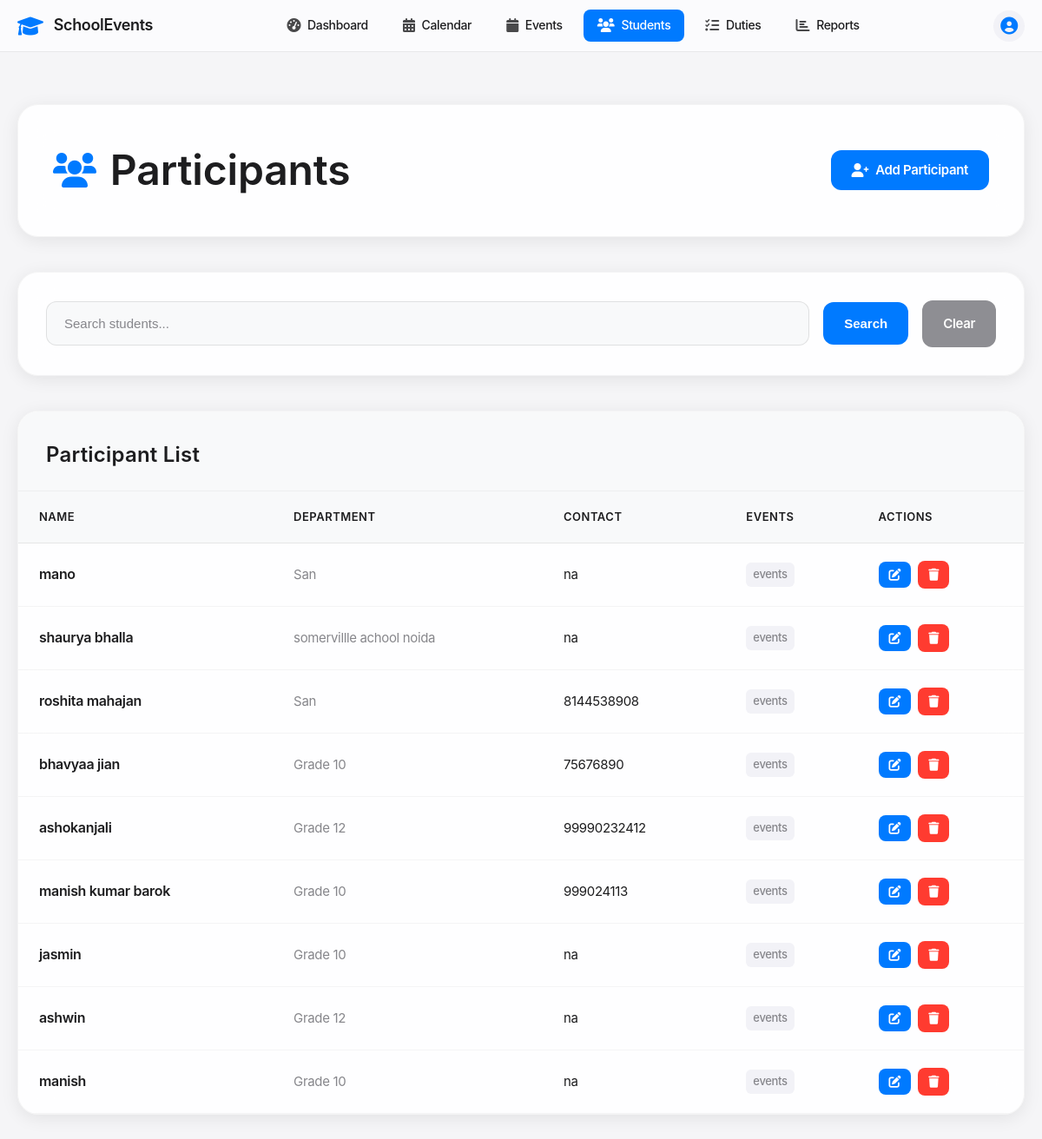
Page /participants on the earlier database version.
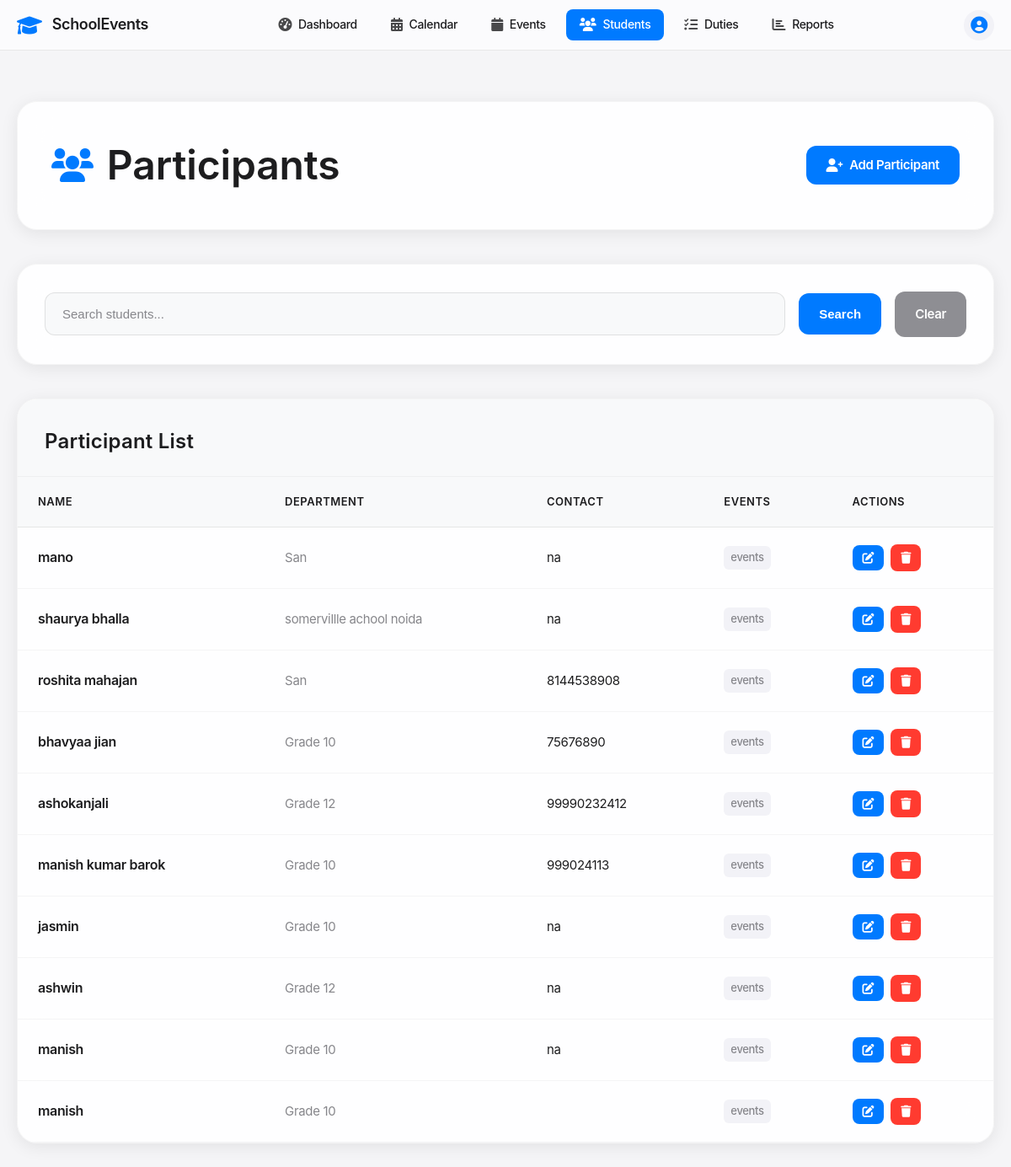
Same page on the later database version.
### tables this page shows
CREATE TABLE participants (
            id INTEGER PRIMARY KEY AUTOINCREMENT,
            name TEXT NOT NULL,
            type TEXT NOT NULL CHECK (type IN ('student', 'teacher')),
            class_dept TEXT NOT NULL,
            contact TEXT,
            emergency_contact TEXT,
            created_at TIMESTAMP DEFAULT CURRENT_TIMESTAMP
        );

### app.py (the view)
@app.route('/participants')
def participants():
    conn = get_db_connection()
    search = request.args.get('search', '')
    query = 'SELECT * FROM participants WHERE type = "student"'
    params = []
    if search:
        query += ' AND (name LIKE ? OR class_dept LIKE ?)'
        params.extend([f'%{search}%', f'%{search}%'])
    participants = conn.execute(query, params).fetchall()
    conn.close()
    return render_template('participants.html', participants=participants, search=search)

### app.py (called while the page is built)
def get_db_connection():
    conn = sqlite3.connect('events.db')
    conn.row_factory = sqlite3.Row
    return conn

### templates/participants.html (shortened to what this page needs)
<!DOCTYPE html>
<html lang="en">
<head>
    <link href="https://cdnjs.cloudflare.com/ajax/libs/font-awesome/6.0.0/css/all.min.css" rel="stylesheet">
</head>
<body>
   <nav class="apple-nav">
        <div class="nav-container">
            <div class="nav-brand">
                <i class="fas fa-graduation-cap"></i>
                <span>SchoolEvents</span>
            </div>
            <div class="nav-menu">
                <a href="{{ url_for('dashboard') }}" class="nav-link ">
                    <i class="fas fa-tachometer-alt"></i>
                    <span>Dashboard</span>
                </a>
                <a href="{{ url_for('calendar_view') }}" class="nav-link">
                    <i class="fas fa-calendar-alt"></i>
                    <span>Calendar</span>
                </a>
                <a href="{{ url_for('events') }}" class="nav-link">
                    <i class="fas fa-calendar"></i>
                    <span>Events</span>
                </a>
                <a href="{{ url_for('participants') }}" class="nav-link active">
                    <i class="fas fa-users"></i>
                    <span>Students</span>
                </a>
                <a href="{{ url_for('duties') }}" class="nav-link">
                    <i class="fas fa-tasks"></i>
                    <span>Duties</span>
                </a>
                <a href="{{ url_for('reports') }}" class="nav-link ">
                    <i class="fas fa-chart-bar"></i>
                    <span>Reports</span>
                </a>
            </div>
            <div class="nav-user">
                <div class="user-avatar">
                    <i class="fas fa-user-circle"></i>
                </div>
            </div>
        </div>
    </nav>
    <div class="main-content">
        <div class="container">
            <div class="page-header fade-in">
                <h1 class="page-title">
                    <i class="fas fa-users"></i>
                    Participants
                </h1>
                <a href="{{ url_for('add_participant') }}" class="action-btn">
                    <i class="fas fa-user-plus"></i>
                    Add Participant
                </a>
            </div>
            <div class="search-section fade-in">
                <form method="GET" class="search-form">
                    <input type="text"
                           name="search"
                           class="search-input"
                           placeholder="Search students..."
                           value="{{ search }}">
                    <button type="submit" class="search-btn">Search</button>
                    <a href="{{ url_for('participants') }}" class="clear-btn">Clear</a>
                </form>
            </div>
            <div class="participants-card fade-in">
                <div class="card-header">
                    <h2 class="card-title">Participant List</h2>
                </div>
                <div class="card-body">
                    {% if participants %}
                        <div class="table-container">
                            <table class="participants-table">
                                <thead>
                                    <tr>
                                        <th>Name</th>
                                        <th>Department</th>
                                        <th>Contact</th>
                                        <th>Events</th>
                                        <th>Actions</th>
                                    </tr>
                                </thead>
                                <tbody>
                                    {% for participant in participants %}
                                        <tr>
                                            <td>
                                                <div class="participant-name">{{ participant.name }}</div>
                                            </td>
                                            <td>
                                                <div class="participant-department">{{ participant.class_dept }}</div>
                                            </td>
                                            <td>
                                                <div class="participant-contact">{{ participant.contact }}</div>
                                            </td>
                                            <td>
                                                <span class="events-count">{{ participant.events_count }} events</span>
                                            </td>
                                            <td>
                                                <div class="action-group">
                                                    <a href="{{ url_for('edit_participant', id=participant.id) }}"
                                                       class="edit-btn"
                                                       title="Edit Participant">
                                                        <i class="fas fa-edit"></i>
                                                    </a>
                                                    <form method="POST"
                                                          action="{{ url_for('delete_participant', id=participant.id) }}"
                                                          class="delete-form">
                                                        <button type="submit"
                                                                class="delete-btn"
                                                                title="Delete Participant"
                                                                onclick="return confirm('Are you sure you want to delete this participant?')">
                                                            <i class="fas fa-trash"></i>
                                                        </button>
                                                    </form>
                                                </div>
                                            </td>
                                        </tr>
                                    {% endfor %}
                                </tbody>
                            </table>
                        </div>
                    {% else %}
                        <div class="empty-state">
                            <i class="fas fa-users"></i>
                            <p>No participants found.</p>
                        </div>
                    {% endif %}
                </div>
            </div>
        </div>
    </div>
</body>
</html>

Differences in the rows shown:
added participants: name "manish", class_dept "Grade 10"
